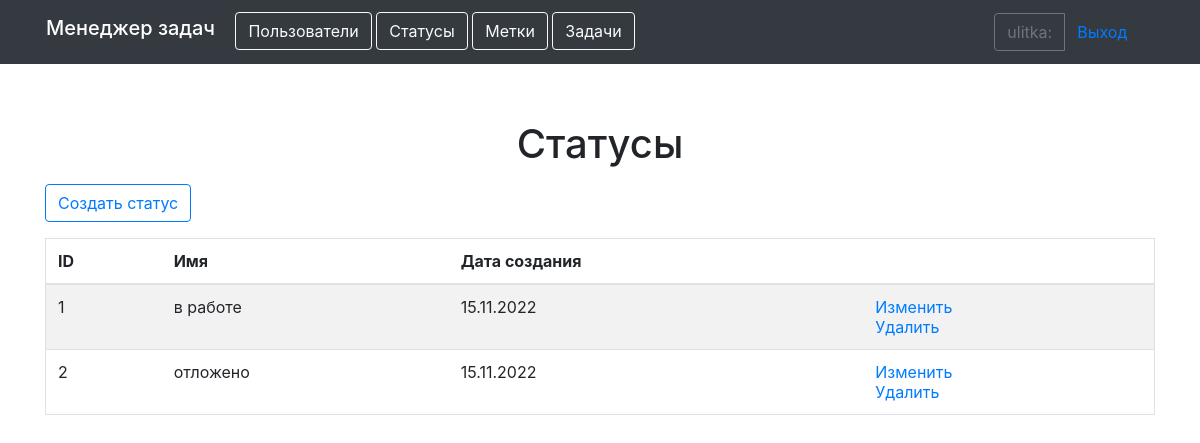
Page /statuses/ (signed in) on the committed database.
### task_manager/apps/users/models.py (models this page shows)
class User(AbstractUser):
    def __str__(self):
        return self.get_full_name()

### task_manager/apps/statuses/models.py (models this page shows, shortened)
class Status(models.Model):
    time_create = models.DateTimeField(auto_now_add=True)
    name = models.CharField(max_length=255,
                            verbose_name=names.name)

### task_manager/apps/statuses/views.py (the view, shortened to what this page needs)
# urls.py: path('', StatusesList.as_view(), name='statuses'),
class StatusesList(LoginRequiredMixin, ListView):
    model = Status
    context_object_name = 'statuses'
    template_name = 'lists/statuses_list.html'

### task_manager/templates/lists/statuses_list.html
{% extends 'basic.html' %}
{% load bootstrap4 %}
{% load i18n %}
{% block content %}
  <div class="mb-3 text-center">
    <h1>{% translate "Statuses" %}</h1>
  </div>
  <a href="{% url 'create_st' %}" class="btn btn-outline-primary mb-3" role="button">{% translate "Create status" %}</a>
  <table class="table table-striped border">
    <thead>
      <tr>
        <th>{% translate "ID" %}</th>
        <th>{% translate "Name" %}</th>
        <th>{% translate "Created date" %}</th>
        <th></th>
      </tr>
    </thead>
    <tbody>
      {% for status in statuses %}
        <tr>
          <td>{{ status.id }}</td>
          <td>{{ status.name}}</td>
          <td>{{ status.time_create|date:'d.m.Y' }}</td>
          <td>
              <a href="{% url 'update_st' status.pk %}">{% translate "Update" %}</a>
              <br>
              <a href="{% url 'delete_st' status.pk %}">{% translate "Delete" %}</a>
          </td>
        </tr>
      {% endfor %}
    </tbody>
  </table>
{% endblock %}

### task_manager/templates/basic.html (shortened to what this page needs)
{% load bootstrap4 %}
{% load i18n %}
{% get_current_language as LANGUAGE_CODE %}
{% bootstrap_css %}
<!DOCTYPE html>
<html lang="{{ LANGUAGE_CODE }}">
<head>
</head>
<body class="d-flex flex-column h-100">
    <header>
        <div class="container d-flex justify-content-between">
            <nav class="navbar navbar-expand-md navbar-dark fixed-top bg-dark">
                <div class="container-fluid">
                    <div class="col-md-10">
                        <h1 class="navbar-brand" >{% translate "Task manager" %}</h1>
                        <a href="{% url 'users_list' %}" class="btn btn-outline-light" role="button">{% translate "Users" %}</a>
                        {% if request.user.is_authenticated %}
                        <a href="{% url 'statuses' %}" class="btn btn-outline-light" role="button">{% translate "Statuses" %}</a>
                        <a href="{% url 'labels' %}" class="btn btn-outline-light" role="button">{% translate "Labels" %}</a>
                        <a href="{% url 'tasks_list' %}" class="btn btn-outline-light" role="button">{% translate "Tasks" %}</a>
                        {% endif %}
                    </div>
                    <div class="col-6 col-md-2">
                        {% if request.user.is_authenticated %}
                        <div class="btn-group" data-toggle="buttons">
                            <a class="btn btn-outline-secondary" >{{ user.username }}:</a>
                            <a href="{% url 'logout' %}" class="btn btn-link" role="button">{% translate "Log out" %}</a>
                            </div>
                        {% else %}
                        <div class="btn-group" data-toggle="buttons">
                            <a href="{% url 'login' %}" class="btn btn-link" role="button">{% translate "Log in" %}</a>
                            <a href="{% url 'register' %}" class="btn btn-link" role="button">{% translate "Sing up" %}</a>
                        </div>
                        {% endif %}
                    </div>
                </div>
            </nav>
        </div>
    </header>
    <main role="main" class="container" style="margin-top: 120px">
        {% block content %}
        {% endblock %}
    </main>
</body>
</html>

### rows in the picture
User: username "ulitka"
Status: id "1", name "в работе", time_create "15.11.2022"
Status: id "2", name "отложено", time_create "15.11.2022"
